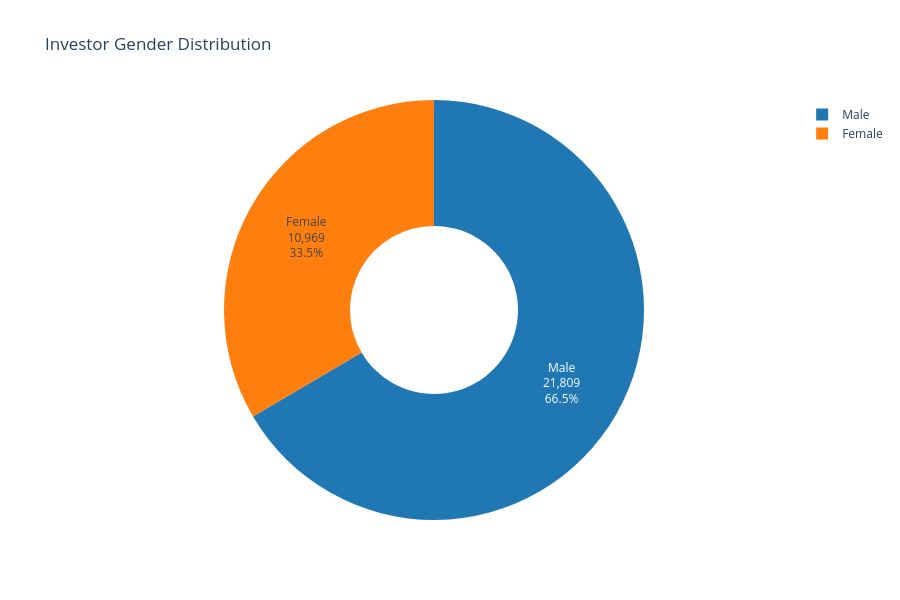

The code cell stored with this chart in its notebook:
### Markdown cell above
## 5c. Gender Split
**Finding:** The investor base shows a gender distribution that reflects broader financial participation trends, with important implications for targeted marketing and product offerings.

### Code cell
# Gender split
gender_distribution = investor_transactions['gender'].value_counts()

fig = go.Figure(data=[go.Pie(
    labels=gender_distribution.index,
    values=gender_distribution.values,
    hole=0.4,
    textposition='inside',
    textinfo='label+percent+value',
    marker=dict(colors=['#1f77b4', '#ff7f0e'])
)])

fig.update_layout(
    title='Investor Gender Distribution',
    height=600,
    width=900
)

fig.write_html('../reports/05c_gender_distribution.html')
# Ensure x-values are strings for Kaleido image export
try:
    for _tr in fig.data:
        if hasattr(_tr, 'x') and _tr.x is not None:
            _tr.x = [str(x) for x in _tr.x]
except Exception:
    pass
# Stringify datetime-like items in layout/traces for Kaleido
try:
    for _tr in fig.data:
        if hasattr(_tr, 'x') and _tr.x is not None:
            _tr.x = [str(x) for x in _tr.x]
except Exception:
    pass
try:
    if hasattr(fig.layout, 'annotations') and fig.layout.annotations is not None:
        for _ann in fig.layout.annotations:
            if hasattr(_ann, 'x') and _ann.x is not None:
                _ann.x = str(_ann.x)
            if hasattr(_ann, 'y') and _ann.y is not None:
                _ann.y = str(_ann.y)
except Exception:
    pass
try:
    if hasattr(fig.layout, 'xaxis') and hasattr(fig.layout.xaxis, 'range') and fig.layout.xaxis.range is not None:
        fig.layout.xaxis.range = [str(v) for v in fig.layout.xaxis.range]
except Exception:
    pass
fig.write_image(r'../reports/05c_gender_distribution.png', scale=2)
fig.show()
print('Gender Distribution saved!')

### Figure 1 — Plotly figure (JSON) as saved in the notebook; plotly's stock layout.template omitted (floating-point values rounded to 4 significant figures)
{"data": [{"hole": 0.4, "labels": ["Male", "Female"], "marker": {"colors": ["#1f77b4", "#ff7f0e"]}, "textinfo": "label+percent+value", "textposition": "inside", "type": "pie", "values": [21809, 10969]}], "layout": {"height": 600, "title": {"text": "Investor Gender Distribution"}, "width": 900}}
